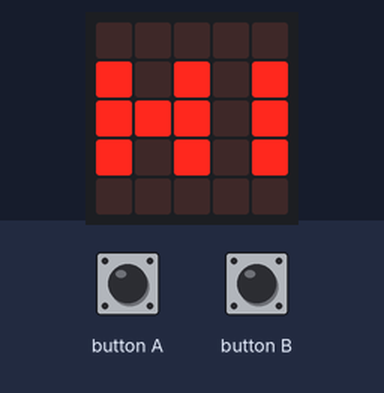
Recording of a program running on a simulated BBC micro:bit (MakeCode). On the bench: the board's 5×5 LED display. Inputs (shaded band) come from the test bench.

Above: at 1.6 s.
1.7 s: button A pressed for 0.15 s
At 2.05 s:
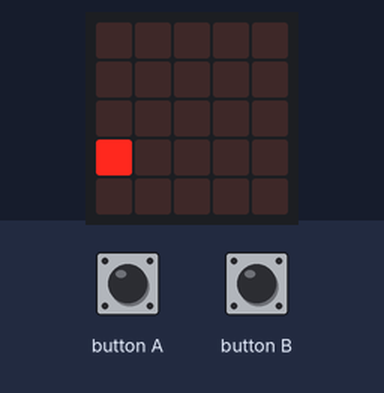
At 2.45 s:
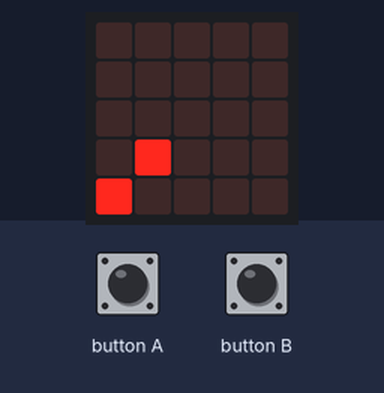
5.3 s: button B pressed for 0.15 s
At 5.65 s:
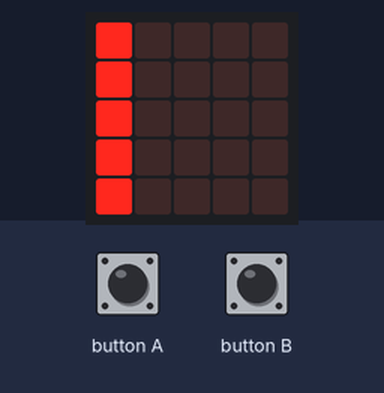
Timing chart, 0 to 8.3 s (numbered marks = the images above; inputs shaded):
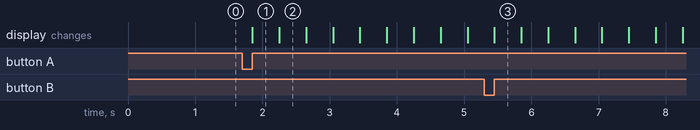

Measured:
- after the input at 1.7 s, the display: changes after 0.15 s (image 1)
- after the input at 5.3 s, the display: changes after 0.15 s (image 3)
- what the display in image 1 shows lasts 0.4 s, from 1.9 s to 2.3 s

The program:

main.ts
```typescript
input.onButtonPressed(Button.A, function () {
    for (let index = 0; index < 5; index++) {
        basic.showLeds(`
            . . . . .
            . . . . .
            . . . . .
            # . . . .
            . . . . .
            `)
        basic.showLeds(`
            . . . . .
            . . . . .
            . . . . .
            . # . . .
            # . . . .
            `)
        basic.showLeds(`
            # . . . .
            # # . . .
            # . . . .
            # . # . .
            # # . . .
            `)
        basic.showLeds(`
            . # . . .
            . # # . .
            . # . . .
            . # . # .
            # # # . .
            `)
        basic.showLeds(`
            . . # . .
            . . # # .
            . . # . .
            # . # . #
            . # # # .
            `)
        basic.showLeds(`
            . . . # .
            . . . # #
            . . . # .
            . # . # .
            . . # # #
            `)
        basic.showLeds(`
            . . . . #
            . . . . #
            . . . . #
            . . # . #
            . . . # #
            `)
        basic.showLeds(`
            . . . . .
            . . . . .
            . . . . .
            . . . # .
            . . . . #
            `)
        basic.showLeds(`
            . . . . .
            . . . . .
            . . . . .
            . . . . #
            . . . . .
            `)
        basic.showLeds(`
            . . . . .
            . . . . .
            . . . . .
            . . . . .
            . . . . .
            `)
    }
})
input.onButtonPressed(Button.B, function () {
    for (let index = 0; index < 5; index++) {
        basic.showLeds(`
            # . . . .
            # . . . .
            # . . . .
            # . . . .
            # . . . .
            `)
        basic.showLeds(`
            . # . . .
            . # . . .
            # # . . .
            # # . . .
            # # . . .
            `)
        basic.showLeds(`
            . . # . .
            . # # . .
            . # # . .
            # # # . .
            # # # . .
            `)
        basic.showLeds(`
            . . . # .
            . . # # .
            . # # # .
            # # # # .
            # # # # .
            `)
        basic.showLeds(`
            . . . . #
            . . . # #
            . . # # #
            # # # # #
            # # # # #
            `)
        basic.showLeds(`
            . . . . .
            . . . . #
            . . # # #
            . # # # #
            # # # # #
            `)
        basic.showLeds(`
            . . . . .
            . . . . .
            . . . . #
            . . # # #
            . # # # #
            `)
        basic.showLeds(`
            . . . . .
            . . . . .
            . . . . .
            . . . . #
            . . # # #
            `)
        basic.showLeds(`
            . . . . .
            . . . . .
            . . . . .
            . . . . .
            . . . . #
            `)
        basic.showLeds(`
            . . . . .
            . . . . .
            . . . . .
            . . . . .
            . . . . .
            `)
    }
})
basic.showLeds(`
    . . . . .
    # . # . #
    # # # . #
    # . # . #
    . . . . .
    `)
```

test.ts
```typescript
// 在這裡測試；當此封包作為擴充功能時，將不會編譯此內容。
```
